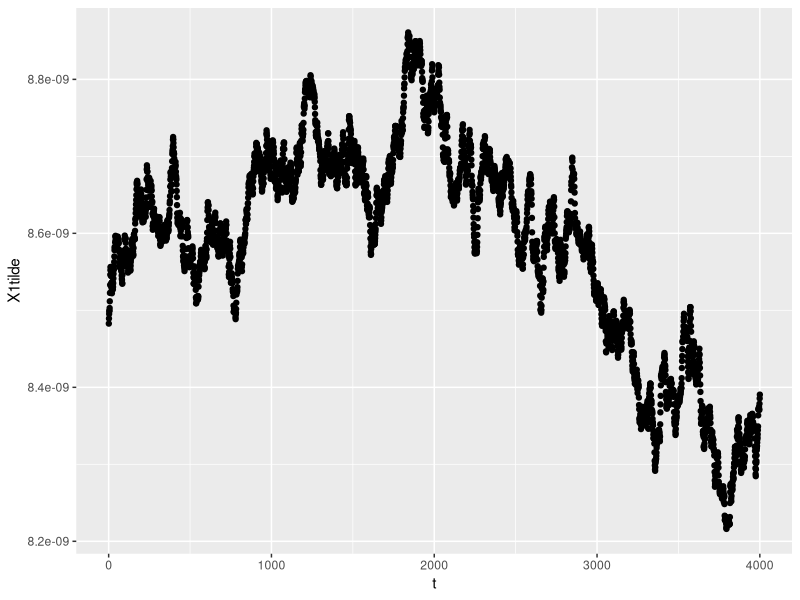

This figure's R source: (Note: this script raises an error after producing the figure.)
# some code here: http://faculty.washington.edu/dbp/sauts/R-code/chapter-08.R

library(readr)
library(ggplot2)

primerData1 <- read_csv("Data/primerData1.txt", col_names = FALSE, skip = 10)
colnames(primerData1)="X1tilde"
primerData1$t = 1:dim(primerData1)[1]

ggplot(primerData1,aes(t,X1tilde))+
  geom_point()

kjgllkfsjg 


test=spectrum(primerData1$X1tilde)

res=data.frame(f=test$freq,spec=test$spec)

ggplot(res,aes(f,spec))+
  geom_line()+
  scale_x_log10()+
  scale_y_log10()


arSpec=spectrum(primerData1$X1tilde,method = "ar")
arSpec

arRes=data.frame(f=arSpec$freq,spec=arSpec$spec)

ggplot(arRes,aes(f,spec))+
  geom_line()+
  scale_x_log10()+
  scale_y_log10()



################ second dataset

primerData2 <- read_csv("Data/primerData2.txt", col_names = FALSE, skip = 10)
colnames(primerData2)="X2tilde"
primerData2$t = 1:dim(primerData2)[1]

ggplot(primerData2,aes(t,X2tilde))+
  geom_point()

test=spectrum(primerData2$X2tilde)

res=data.frame(f=test$freq,spec=test$spec)

ggplot(res,aes(f,spec))+
  geom_line()+
  scale_x_log10()+
  scale_y_log10()


arSpec=spectrum(primerData2$X2tilde,method = "ar")
arSpec

arRes=data.frame(f=arSpec$freq,spec=arSpec$spec)

ggplot(arRes,aes(f,spec))+
  geom_line()+
  scale_x_log10()+
  scale_y_log10()
